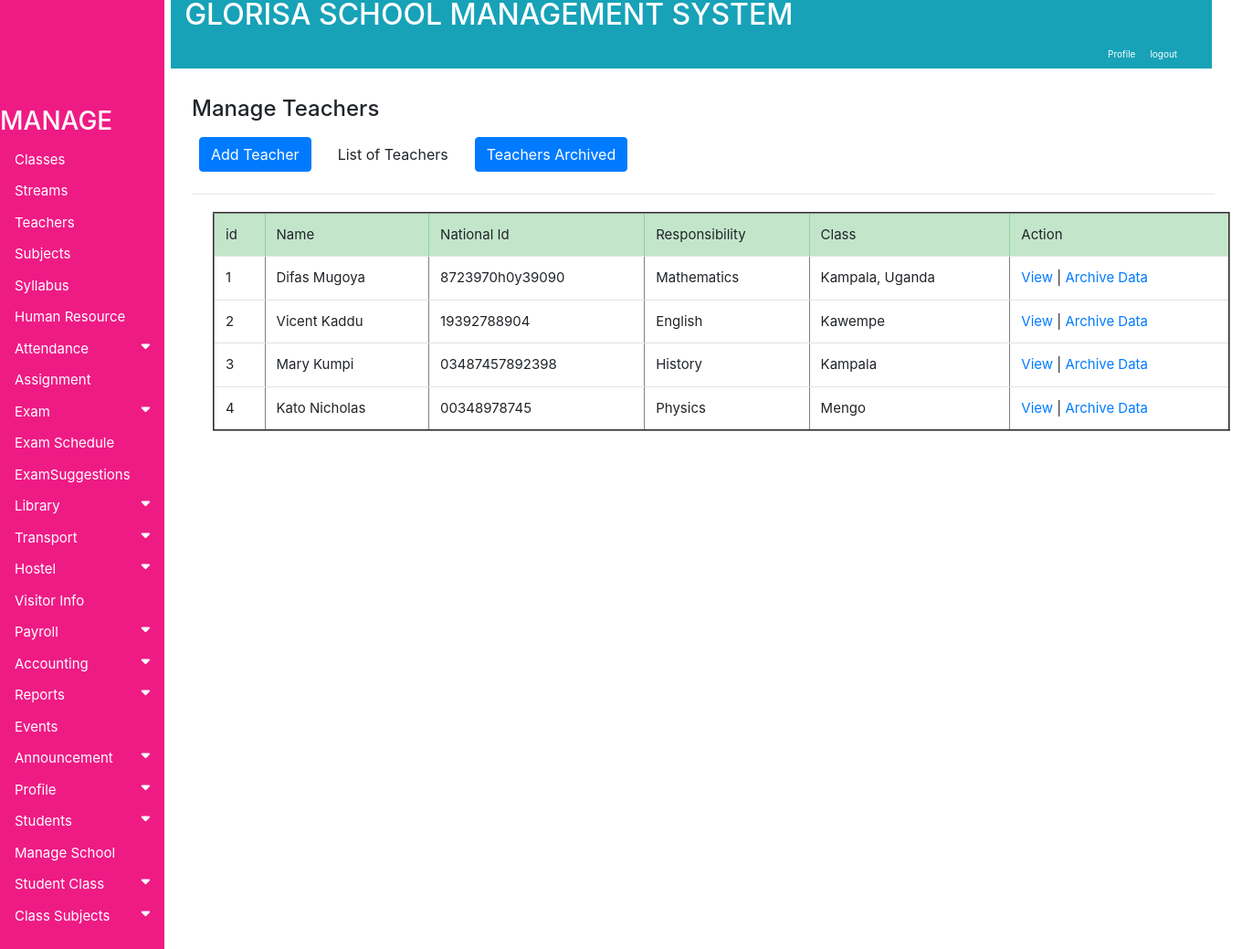
The page /accounts/viewteachers (signed in) on the database its author committed.
### accounts/models.py (models this page shows, shortened)
class TeachersInformation(models.Model):
    choices = (('female','female'), ('male', 'male'))
    type = (('Monthly','Monthly'), ('hourly', 'hourly'))
    blood= (('A+','A+'), ('A-', 'A-'),('B+','B+'), ('B-', 'B-'),('AB+','AB+'), ('AB-', 'AB-'),
    ('O+','O+'), ('O-', 'O-'))
    responsibility = (('Mathematics','Mathematics'), ('English', 'English'),('History','History'), ('Biology', 'Biology')
    ,('Chemistry','Chemistry'), ('Physics', 'Physics'),('Geography','Geography'), ('Economics', 'Economics'))
    Name = models.CharField(max_length=130)
    NationaId = models.CharField(max_length=130)
    Responsibility = models.CharField(max_length=100, choices=responsibility, blank=False)
    Gender=models.CharField(max_length=10, choices=choices, blank=False, null=True)
    BloodGroup=models.CharField(max_length=10, choices=blood, blank=False, null=True)
    Religion =models.CharField(max_length=130)
    DateOfBirth=models.CharField(max_length=130, default="15-10-1990")
    PermanentAddress=models.CharField(max_length=130)
    PresentAddress=models.CharField(max_length=130 )
    Email=models.CharField(max_length=130)
    Password=models.CharField(max_length=130)
    Username=models.CharField(max_length=130)
    Salary = models.ForeignKey(SalaryGrade, on_delete=models.PROTECT, blank=True, null=True)
    SalaryType =models.CharField(max_length=10, choices=type, blank=False)
    JoiningDate=models.CharField(max_length=130,  default="15-10-1990")
    Resume=models.FileField(upload_to="gallery")
    TeacherPhoto=models.ImageField(upload_to="gallery")
    OtherInfo=models.TextField(max_length=100,  default="Enter Other Notes")

### accounts/views/views.py (the view)
@login_required
def viewteachers(request):
    all_info = TeachersInformation.objects.all()
    context = {'all_info': all_info}
    return render(request, 'accounts/Teachers/viewteacher.html', context)

### accounts/templates/accounts/Teachers/viewteacher.html
{% extends 'base.html' %}
{% block body %}
<div class="container" style="margin-left: 200px;font-size: 20px; padding: 0px 10px;">
<br><h4>Manage Teachers</h4>
<nav class="nav navbar-expand">
  <ul class="navbar-nav mr-auto">
    <li class="nav-item">
    <a class="nav-link" href="{% url 'createteacher' %}"><button class="btn btn-primary">Add Teacher</button></a></li>
    <li class="nav-item">
    <a class="nav-link" href="#"><button class="btn btn-default">List of Teachers</button></a>
    </li>
    <li class="nav-item">
    <a class="nav-link" href="#"><button class="btn btn-primary">Teachers Archived</button></a>
    </li>
  </ul>
</nav>
  <hr style="margin-top: 1rem; margin-bottom: 1rem;border: 0; border-top: 1px solid rgba(0, 0, 0, 0.1);"/>
<div class="container" style="margin-left:20px; font-size:15px; padding:3px">
<table class="table table-hover" border="2">
   <thead class="table-success">
     <tr>
         <td>id</td>
         <td>Name</td>
         <td>National Id</td>
         <td>Responsibility</td>
         <td>Class</td>
         <td>Action</td>
     </tr>
   </thead>
   <tbody>
     {% if all_info %}
     {% for item in all_info %}
     <tr>
       <td>{{ item.id}}</td>
       <td>{{ item.Name}}</td>
       <td>{{ item.NationaId}}</td>
       <td>{{ item.Responsibility}}</td>
       <td>{{ item.PermanentAddress}}</td>
       <td>
         <a href="{% url 'singleteacherdetails' pk=item.id  %}">View </a> |
         <a href="{% url 'deleteteacher' pk=item.id %}">Archive Data</a>
       </td>
        {% endfor %}
     </tr>
     {% endif %}
   </tbody>
</table>
</div>
</div>
{% endblock %}

### accounts/static/css/style.css (style rules this page uses)
.container { margin-left: 200px;font-size: 10px; padding: 0px 10px; }
body { font-family: "Lato", sans-serif; }

### rows shown on the page
TeachersInformation: id "1", Name "Difas Mugoya", NationaId "8723970h0y39090", Responsibility "Mathematics", PermanentAddress "Kampala, Uganda"
TeachersInformation: id "2", Name "Vicent Kaddu", NationaId "19392788904", Responsibility "English", PermanentAddress "Kawempe"
TeachersInformation: id "3", Name "Mary Kumpi", NationaId "03487457892398", Responsibility "History", PermanentAddress "Kampala"
TeachersInformation: id "4", Name "Kato Nicholas", NationaId "00348978745", Responsibility "Physics", PermanentAddress "Mengo"
